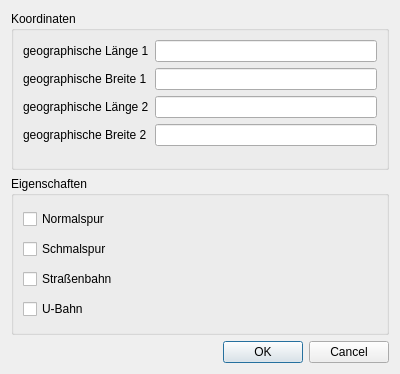
<?xml version="1.0" encoding="UTF-8"?>
<ui version="4.0">
 <class>Neu</class>
 <widget class="QDialog" name="Neu">
  <property name="geometry">
   <rect>
    <x>0</x>
    <y>0</y>
    <width>400</width>
    <height>374</height>
   </rect>
  </property>
  <property name="windowTitle">
   <string>Dialog</string>
  </property>
  <layout class="QVBoxLayout" name="verticalLayout">
   <item>
    <widget class="QGroupBox" name="groupBox">
     <property name="title">
      <string>Koordinaten</string>
     </property>
     <property name="flat">
      <bool>false</bool>
     </property>
     <layout class="QFormLayout" name="formLayout">
      <item row="0" column="0">
       <widget class="QLabel" name="label">
        <property name="text">
         <string>geographische Länge 1</string>
        </property>
       </widget>
      </item>
      <item row="0" column="1">
       <widget class="QLineEdit" name="lon1">
        <property name="text">
         <string/>
        </property>
       </widget>
      </item>
      <item row="1" column="0">
       <widget class="QLabel" name="label_2">
        <property name="text">
         <string>geographische Breite 1</string>
        </property>
       </widget>
      </item>
      <item row="1" column="1">
       <widget class="QLineEdit" name="lat1"/>
      </item>
      <item row="2" column="0">
       <widget class="QLabel" name="label_3">
        <property name="text">
         <string>geographische Länge 2</string>
        </property>
       </widget>
      </item>
      <item row="2" column="1">
       <widget class="QLineEdit" name="lon2">
        <property name="text">
         <string/>
        </property>
       </widget>
      </item>
      <item row="3" column="0">
       <widget class="QLabel" name="label_4">
        <property name="text">
         <string>geographische Breite 2</string>
        </property>
       </widget>
      </item>
      <item row="3" column="1">
       <widget class="QLineEdit" name="lat2"/>
      </item>
     </layout>
    </widget>
   </item>
   <item>
    <widget class="QGroupBox" name="groupBox_2">
     <property name="title">
      <string>Eigenschaften</string>
     </property>
     <layout class="QVBoxLayout" name="verticalLayout_2">
      <item>
       <widget class="QCheckBox" name="checkBox">
        <property name="text">
         <string>Normalspur</string>
        </property>
       </widget>
      </item>
      <item>
       <widget class="QCheckBox" name="checkBox_2">
        <property name="text">
         <string>Schmalspur</string>
        </property>
       </widget>
      </item>
      <item>
       <widget class="QCheckBox" name="checkBox_3">
        <property name="text">
         <string>Straßenbahn</string>
        </property>
       </widget>
      </item>
      <item>
       <widget class="QCheckBox" name="checkBox_4">
        <property name="text">
         <string>U-Bahn</string>
        </property>
       </widget>
      </item>
     </layout>
    </widget>
   </item>
   <item>
    <widget class="QDialogButtonBox" name="buttonBox">
     <property name="orientation">
      <enum>Qt::Horizontal</enum>
     </property>
     <property name="standardButtons">
      <set>QDialogButtonBox::Cancel|QDialogButtonBox::Ok</set>
     </property>
    </widget>
   </item>
  </layout>
 </widget>
 <resources/>
 <connections>
  <connection>
   <sender>buttonBox</sender>
   <signal>accepted()</signal>
   <receiver>Neu</receiver>
   <slot>accept()</slot>
   <hints>
    <hint type="sourcelabel">
     <x>248</x>
     <y>254</y>
    </hint>
    <hint type="destinationlabel">
     <x>157</x>
     <y>274</y>
    </hint>
   </hints>
  </connection>
  <connection>
   <sender>buttonBox</sender>
   <signal>rejected()</signal>
   <receiver>Neu</receiver>
   <slot>reject()</slot>
   <hints>
    <hint type="sourcelabel">
     <x>316</x>
     <y>260</y>
    </hint>
    <hint type="destinationlabel">
     <x>286</x>
     <y>274</y>
    </hint>
   </hints>
  </connection>
 </connections>
</ui>
